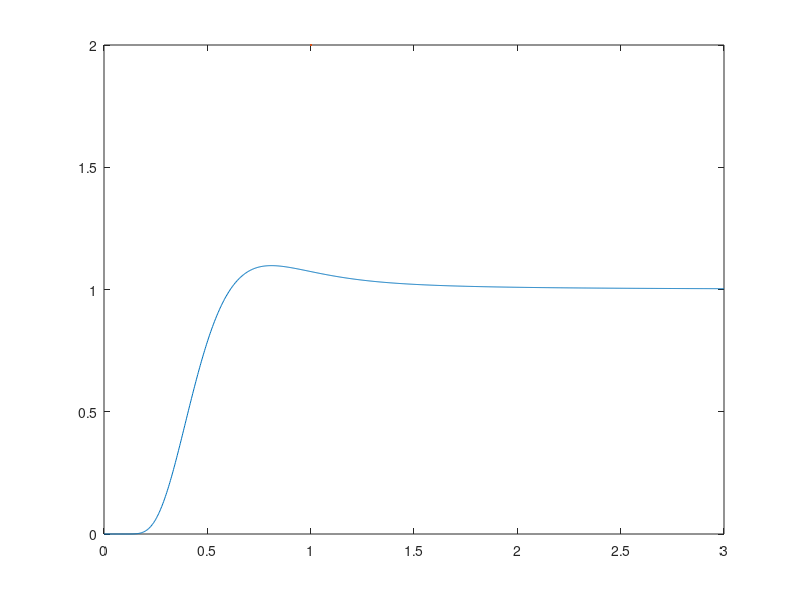

Write MATLAB code to recreate this figure. (Note: this script raises an error after producing the figure.)
figure
T = linspace(0, 3, 1000);
beta = 1./ T;
l = (0 : 100)';
Z = sum((2 * l + 1).* exp(-l.* (l + 1).* beta));
Z(1) = 1;
U = [0 -diff(log(Z))./ diff(beta)];
C = [0 diff(U)./ diff(T)];

p1 = lincomp(plot(T, C, LineWidth=2));
hold on
% t << 1 limit
t = linspace(0, 0.604, 1000);
p2 = lincomp(plot(t, 12 * exp(-2./ t)./ t.^2, 'k--'));
% t >> 1 limit
p3 = plot([0 max(T)], [1 1], 'k--');

set(gca, Children=[p1 p2 p3])

grid on
xlabel("$T/\theta_{\mathrm{r}}$", Interpreter="latex")
ylabel("$C_{V,\mathrm{r}}/(Nk_{\mathrm{B}})$", Interpreter="latex")

set(gcf, Position=[200 200 600 400])

exportgraphics(gca, "../C_Vrot.pdf", ContentType="vector", BackgroundColor="none")
